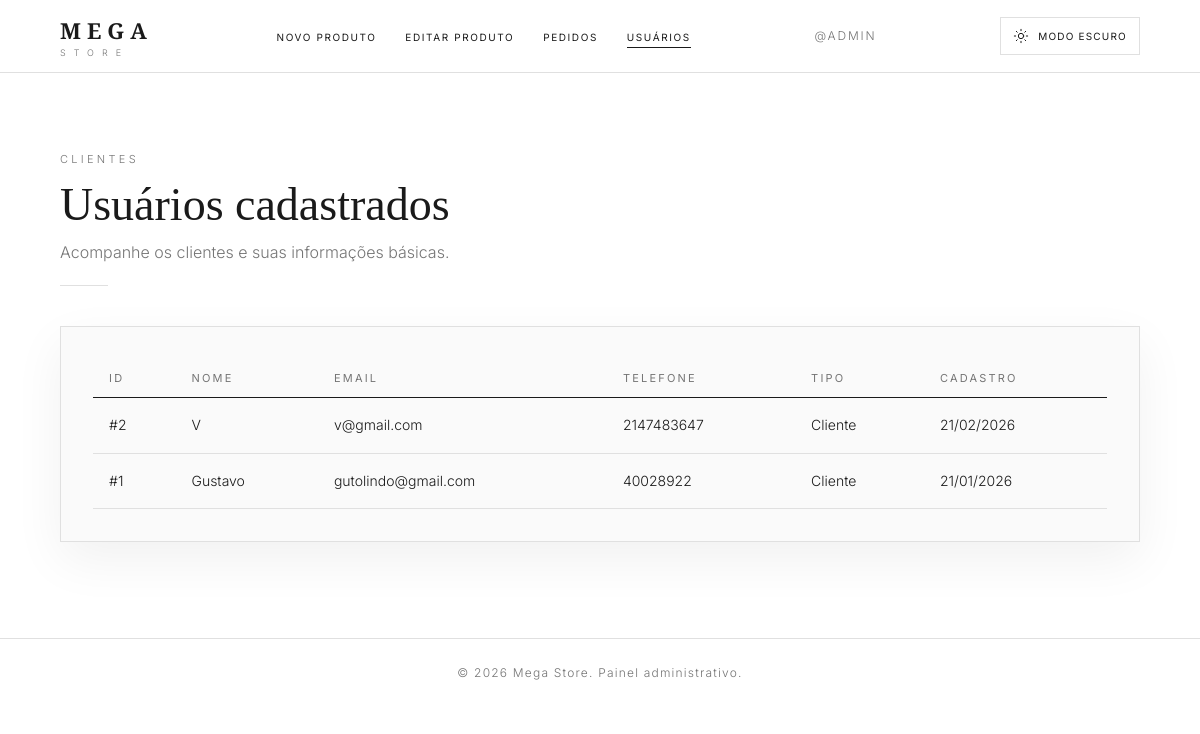
The app's page /admin/usuarios.php, older data.
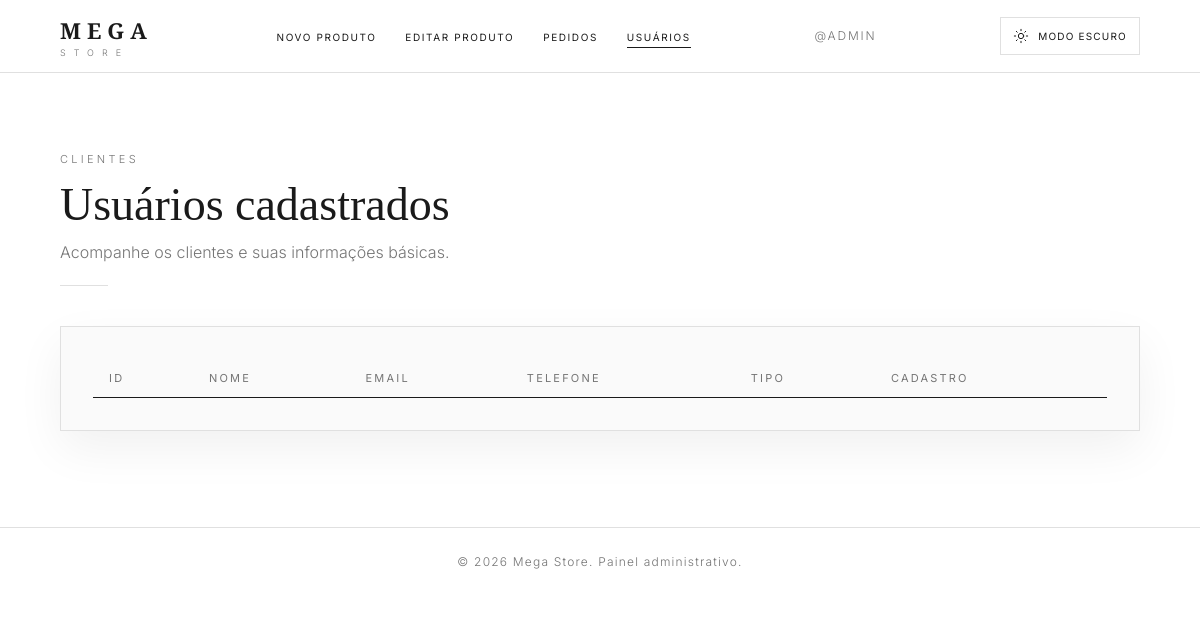
The same page, newer data.
### tables this page shows
CREATE TABLE `tb_usuario` (
  `id_usuario` int(11) NOT NULL,
  `nome_usuario` varchar(255) NOT NULL,
  `email` varchar(255) NOT NULL,
  `senha` varchar(255) NOT NULL,
  `cpf` int(11) DEFAULT NULL,
  `numero` int(11) DEFAULT NULL,
  `tipo` tinyint(1) NOT NULL,
  `data_cadastro` date NOT NULL,
  `modo_tela` tinyint(1) NOT NULL
);

### admin/usuarios.php (the view, shortened to what this page needs)
<?php
include "../geral/conexao.php";
$usuariosSql = mysqli_query($con, "SELECT id_usuario, nome_usuario, email, numero, tipo, data_cadastro FROM tb_usuario ORDER BY id_usuario DESC");
$usuarios = mysqli_fetch_all($usuariosSql, MYSQLI_ASSOC);
?>
<!DOCTYPE html>
<html lang="pt-BR">
<head>
    <link rel="stylesheet" href="admin.css">
</head>
<body>
    <header class="header">
        <div class="header__inner">
            <a href="../home/Tl_principal.html" class="logo"><b>MEGA</b><span>STORE</span></a>
            <ul class="nav">
                <li><a href="cadastro_produto.php">Novo Produto</a></li>
                <li><a href="editar_produto.php">Editar Produto</a></li>
                <li><a href="gerenciar_pedidos.php">Pedidos</a></li>
                <li><a href="usuarios.php" class="on">Usuários</a></li>
            </ul>
            <span class="user">@ADMIN</span>
            <button class="theme-toggle" type="button" data-theme-toggle aria-label="Ativar modo escuro" aria-pressed="false">
                <svg viewBox="0 0 24 24" aria-hidden="true"><circle cx="12" cy="12" r="4"></circle><path d="M12 2v2m0 16v2M4.93 4.93l1.42 1.42m11.3 11.3 1.42 1.42M2 12h2m16 0h2M4.93 19.07l1.42-1.42m11.3-11.3 1.42-1.42"></path></svg>
                <span data-theme-label>Modo escuro</span>
            </button>
        </div>
    </header>
    <main class="page">
        <span class="label">Clientes</span>
        <h1>Usuários cadastrados</h1>
        <p class="sub">Acompanhe os clientes e suas informações básicas.</p>
        <div class="divider"></div>
        <div class="card">
            <div class="tw">
                <table>
                    <thead>
                        <tr>
                            <th>ID</th>
                            <th>Nome</th>
                            <th>Email</th>
                            <th>Telefone</th>
                            <th>Tipo</th>
                            <th>Cadastro</th>
                        </tr>
                    </thead>
                    <tbody>
                        <?php foreach ($usuarios as $usuario): ?>
                            <tr>
                                <td>#<?= (int) $usuario['id_usuario'] ?></td>
                                <td><?= htmlspecialchars($usuario['nome_usuario']) ?></td>
                                <td><?= htmlspecialchars($usuario['email']) ?></td>
                                <td><?= htmlspecialchars($usuario['numero']) ?></td>
                                <td><?= $usuario['tipo'] == 1 ? 'Admin' : 'Cliente' ?></td>
                                <td><?= date('d/m/Y', strtotime($usuario['data_cadastro'])) ?></td>
                            </tr>
                        <?php endforeach; ?>
                    </tbody>
                </table>
            </div>
        </div>
    </main>
    <div class="foot">&copy; 2026 Mega Store. Painel administrativo.</div>
</body>
</html>

### admin/admin.css (style rules this page uses)
:root { color-scheme: light; --bg: #FFFFFF; --card: #FAFAFA; --ink: #1A1A1A; --mut: #757575; --line: #E0E0E0; --acc: #000000; --hover: #F5F5F5; --header-bg: rgba(255, 255, 255, .94); --ok: #3d6b4f; --warn: #a87a2a; --bad: #9b3a3a; --shadow: 0 18px 48px rgba(0, 0, 0, .06) }
* { box-sizing: border-box; margin: 0; padding: 0 }
body { font-family: 'Inter', sans-serif; font-weight: 300; background: var(--bg); color: var(--ink); line-height: 1.6; -webkit-font-smoothing: antialiased; -moz-osx-font-smoothing: grayscale; transition: background-color .25s ease, color .25s ease }
a { color: inherit; text-decoration: none }
.header { position: sticky; top: 0; z-index: 10; background: var(--header-bg); border-bottom: 1px solid var(--line); backdrop-filter: blur(16px); -webkit-backdrop-filter: blur(16px) }
.header__inner { max-width: 1400px; margin: auto; min-height: 72px; padding: 12px clamp(20px, 5vw, 80px); display: flex; align-items: center; justify-content: space-between; gap: 24px; flex-wrap: wrap }
.logo { display: flex; flex-direction: column; align-items: flex-start; line-height: 1 }
.logo b { font: 700 22px 'Playfair Display', serif; letter-spacing: 6px }
.logo span { font-size: 9px; letter-spacing: 8px; margin-top: 3px; color: var(--mut) }
.nav { display: flex; gap: clamp(14px, 2.4vw, 36px); list-style: none }
.nav a { font-size: 10px; font-weight: 400; letter-spacing: .16em; text-transform: uppercase; padding-bottom: 4px; border-bottom: 1px solid transparent; transition: .3s }
.nav a:hover, .nav a.on { border-color: var(--ink) }
.user { font-size: 12px; letter-spacing: .15em; text-transform: uppercase; color: var(--mut); white-space: nowrap }
.page { max-width: 1400px; margin: auto; padding: clamp(42px, 6vw, 72px) clamp(20px, 5vw, 80px) 96px }
.label { font-size: 11px; letter-spacing: .3em; text-transform: uppercase; color: var(--mut) }
h1 { font: 400 clamp(32px, 4vw, 46px)/1.2 'Playfair Display', serif; margin: 6px 0 8px }
.sub { color: var(--mut); margin-bottom: 12px }
.divider { width: 48px; height: 1px; background: var(--ink); margin: 20px 0 40px }
.card { background: var(--card); border: 1px solid var(--line); padding: clamp(20px, 3vw, 32px); box-shadow: var(--shadow) }
.tw { overflow-x: auto }
table { width: 100%; border-collapse: collapse; min-width: 760px }
th { text-align: left; font: 400 11px 'Inter', sans-serif; letter-spacing: .2em; text-transform: uppercase; color: var(--mut); padding: 12px 16px; border-bottom: 1px solid var(--ink) }
.foot { border-top: 1px solid var(--line); padding: 24px; text-align: center; font-size: 12px; color: var(--mut); letter-spacing: .1em }
.header__inner { flex-wrap: nowrap }
.nav a { white-space: nowrap }
.theme-toggle { display: inline-flex; min-height: 38px; align-items: center; justify-content: center; gap: 9px; padding: 8px 12px; color: var(--ink); background: transparent; border: 1px solid var(--line); font: 400 10px 'Inter', sans-serif; letter-spacing: .12em; text-transform: uppercase; cursor: pointer; transition: color .2s ease, background .2s ease, border-color .2s ease }
.theme-toggle svg { width: 16px; height: 16px; fill: none; stroke: currentColor; stroke-linecap: round; stroke-linejoin: round; stroke-width: 1.5 }
.divider { background: var(--line) }
.stat, .card, .produto-item, .drop, .chip span, input, select, textarea, td, th { transition: background-color .25s ease, color .25s ease, border-color .25s ease }
.foot { border-color: var(--line) }
td { padding: 16px; border-bottom: 1px solid var(--line); font-size: 14px; vertical-align: middle }

Row changes from the older to the newer data that the page shows:
removed tb_usuario: id_usuario "2", nome_usuario "V", email "v@gmail.com", numero "2147483647", tipo "Cliente", data_cadastro "21/02/2026"
removed tb_usuario: id_usuario "1", nome_usuario "Gustavo", email "gutolindo@gmail.com", numero "40028922", tipo "Cliente", data_cadastro "21/01/2026"
